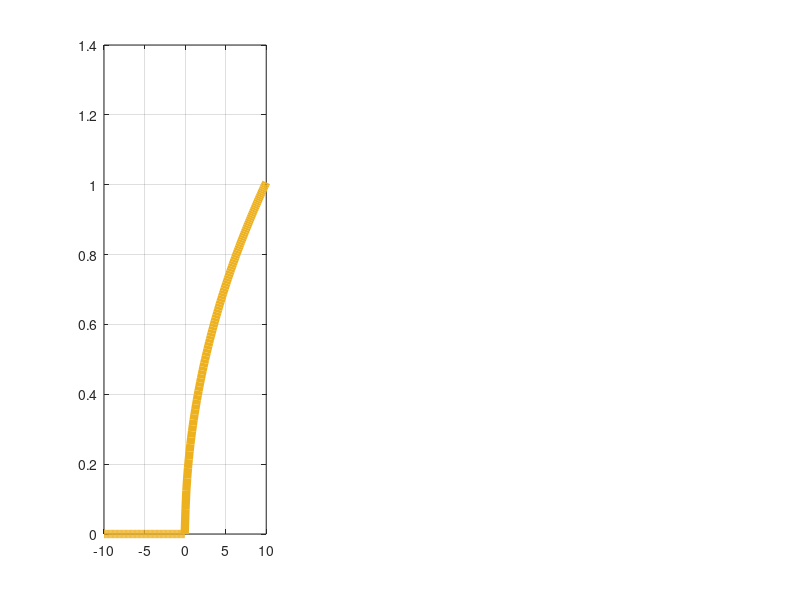

Here is the MATLAB script that generated this plot: (Note: this script raises an error after producing the figure.)
% In this script we will be studying the reponse of the theta neuron model
% on different types of input current.

clear all; close all; clc;

%% Setup
addpath('../Functions');

set(groot,'DefaultAxesXGrid','on')
set(groot,'DefaultAxesYGrid','on')

tnow = 0; tend = 10;
F = @thetaneuron; h = 0.001;

fI = figure('Renderer', 'painters', 'Position', [50 800 1000 200]);
titlefont = 15;
labelfont = 20;
axesfont = 17;
m = 1; n = 3;

%% Investigate the frequency - current curve:
% We know that T = pi/sqrt(I)

imrow(1) = subplot(m,n,1); hold on; box on;
I = @fI_current;
h = 0.01;

tend = 50;

% Theoratical result:
Idraw = linspace(-10,10, 200);
plot(Idraw, sqrt(Idraw)./pi, 'LineWidth', 6, 'color', '#EDB120');

nmeasure = 33;
Imeasure = [linspace(-10,-1, nmeasure/3), linspace(0,1, nmeasure/3), linspace(2,10, nmeasure/3)];
frequencies = zeros(nmeasure,1);
for i = 1:nmeasure
    I = @(t) Imeasure(i);

    % Simulate
    [t, thetas] = DOPRI_singleneuron(F, 0, tend, -pi, h, I);
    NaNthetas = spikesNaN(thetas);

    % Measurements:
    if sum(isnan(NaNthetas)) > 0
        idx = [1, find(isnan(NaNthetas))];
        frequencies(i) = mean(1./diff(t(idx))) + 0;
    else    
        frequencies(i) = 0;
    end
end

drawfrequencies = interp1(Imeasure',frequencies,Idraw);

plot(Imeasure, frequencies, ':k', 'LineWidth', 3);

xlabel('$I$','Interpreter','latex', 'FontSize', labelfont)
ylabel('$\frac{1}{T}$','Interpreter','latex','Rotation', 0, 'FontSize', labelfont*1.5, 'VerticalAlignment','middle', 'HorizontalAlignment','right')
legend('$\frac{\sqrt{I}}{\pi}$', '$1/\hat{T}$', 'Interpreter','latex', 'FontSize', labelfont, 'Location', 'northwest')

%% Draw the explanation about the PRC:
I = 5;
t = linspace(0, 2, 1001);
realthetas = @(t) 2*atan(-sqrt(I)*cot(t*sqrt(I)));
drawrealthetas = spikesNaN(realthetas(t));
realspiketime = t(isnan(drawrealthetas));

phasebifftime = 0.8; change = 0.2;
bifthetas = realthetas(t);
bifidx = find(t == phasebifftime);
bifthetas(bifidx:end) = realthetas(t(bifidx:end) - change);
drawbifthetas = spikesNaN(bifthetas);
bifspiketime = t(isnan(drawbifthetas));

replacedvalue = realthetas(phasebifftime);
bifthetas(bifidx) = NaN;
drawbifthetas(bifidx) = NaN;

newvaluetime = fsolve(@(t) realthetas(t-change) - replacedvalue, phasebifftime, optimoptions('fsolve','Display','off'));

figure; hold on; %imrow(2) = subplot(m,n,2); hold on; box on;
hold on
line([phasebifftime, phasebifftime], [drawrealthetas(bifidx-1), drawbifthetas(bifidx+1)], 'LineStyle', '--', 'color', 'k', 'LineWidth', 1)

plot(t, bifthetas, ':k', 'LineWidth', 1, 'HandleVisibility','off');
plot(t, drawbifthetas, '-r', 'LineWidth', 2);

plot(t, realthetas(t), ':k', 'LineWidth', 1, 'HandleVisibility','off');
plot(t, drawrealthetas, '-', 'LineWidth', 2, 'color', '#0072BD');

text(phasebifftime + 0.02, 0.5*(drawbifthetas(bifidx+1) + drawrealthetas(bifidx-1)) + 0.4, '$$\varepsilon$$', 'HorizontalAlignment', 'left', 'FontSize', labelfont, 'Interpreter', 'latex');

ylabel('$\theta$','Interpreter','latex', 'FontSize', labelfont)
set(gca,'XTick',[0, phasebifftime, newvaluetime, realspiketime, bifspiketime], 'XTickLabel',{'0','$$\phi$$','$$\phi_{\rm{new}}$$','$$T$$','$$T_{\phi}$$'}, 'TickLabelInterpreter', 'latex', 'FontSize', axesfont, 'FontName', 'SansSerif')
set(gca,'YTick',[-pi, -pi/2, 0, pi/2, pi], 'YTickLabel',{'-$$\pi$$','$$-\frac{\pi}{2}$$','0','$$\frac{\pi}{2}$$','$$\pi$$'}, 'TickLabelInterpreter', 'latex', 'YLim', [-pi-0.2, pi + 0.2], 'FontSize', axesfont)


%% Draw the PRC itself:
I = 2; T = pi/sqrt(I);
t = linspace(0, T);
iPRC = 1/(2*I) * (1 - cos(2*pi*t/T));

imrow(3) = subplot(m,n,3); hold on; box on;
xlim([0, T]);
plot(t, iPRC, 'LineWidth', 2, 'color', '#D95319')

ylabel('\sl PRC', 'FontSize', labelfont, 'FontName', 'SansSerif')
xlabel('$\phi$','Interpreter','latex', 'FontSize', labelfont)

set(gca,'XTick',[0, T/2, T], 'XTickLabel',{'0','$$T/2$$','$$T$$'}, 'TickLabelInterpreter', 'latex')


%%
exportgraphics(fI,'../Figures/ThetaNeuronfIandPRC.pdf')


%% Functions:

function I = fI_current(t)
    I = 1.0e-3.*t.^(1);
end
